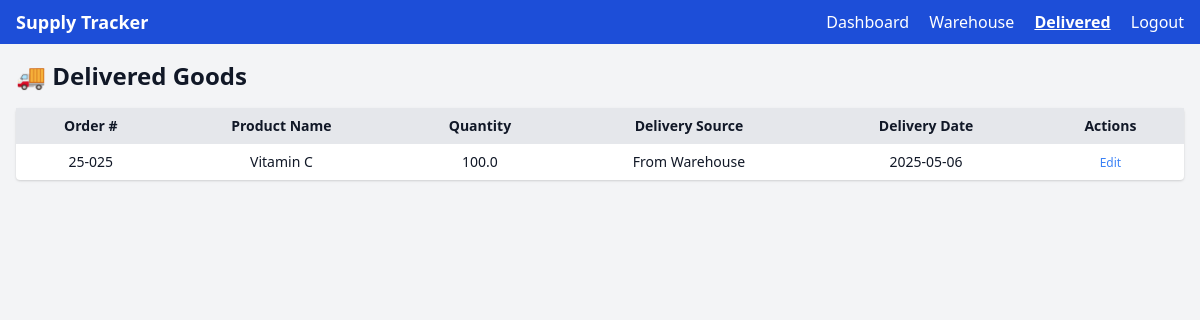
The page /delivered (signed in) on the database as committed earlier.
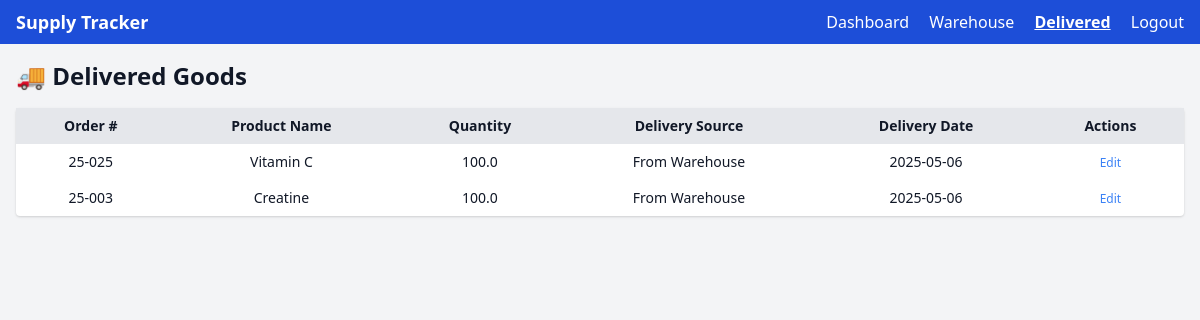
The same page on the database as committed later.
### app/models.py (models this page shows)
class DeliveredGoods(db.Model):
    id = db.Column(db.Integer, primary_key=True)
    user_id = db.Column(db.Integer, db.ForeignKey('user.id'), nullable=False)
    order_number = db.Column(db.String(50), nullable=False)
    product_name = db.Column(db.String(100), nullable=False)
    quantity = db.Column(db.Float, nullable=False)
    delivery_source = db.Column(db.String(50), nullable=False)  # e.g., "From Warehouse" or "Direct from Transit"
    delivery_date = db.Column(db.String(10), nullable=False)

### app/routes.py (the view)
@main.route('/delivered')
@login_required
def delivered():
    from .models import DeliveredGoods
    delivered_items = DeliveredGoods.query.filter_by(user_id=current_user.id).all()
    return render_template('delivered.html', delivered_items=delivered_items)

### app/__init__.py (called while the page is built)
def create_app():
    app = Flask(__name__)
    app.config['SECRET_KEY'] = 'your-secret-key'  # Use env var later
    app.config['SQLALCHEMY_DATABASE_URI'] = 'sqlite:///../instance/supply_tracker.db'
    app.config['SQLALCHEMY_TRACK_MODIFICATIONS'] = False
    init_db(app)
    login_manager.init_app(app)
    Migrate(app, db)
    from .routes import main
    app.register_blueprint(main)
    @login_manager.user_loader
    def load_user(user_id):
        return User.query.get(int(user_id))
    return app

### app/routes.py (called while the page is built)
@main.app_context_processor
def inject_user():
    return dict(current_user=current_user)

### app/templates/delivered.html (shortened to what this page needs)
<!DOCTYPE html>
<html lang="en">
<head>
    <link href="https://cdn.jsdelivr.net/npm/tailwindcss@2.2.19/dist/tailwind.min.css" rel="stylesheet">
</head>
<body class="bg-gray-100 dark:bg-gray-900 text-gray-900 dark:text-gray-100">
    <nav class="bg-blue-700 text-white px-4 py-2 flex justify-between items-center">
        <div class="font-semibold text-lg">Supply Tracker</div>
        <div class="space-x-4">
            <a href="{{ url_for('main.dashboard') }}" class="hover:underline">Dashboard</a>
            <a href="{{ url_for('main.warehouse') }}" class="hover:underline">Warehouse</a>
            <a href="{{ url_for('main.delivered') }}" class="font-bold underline">Delivered</a>
            <a href="{{ url_for('main.logout') }}" class="hover:underline">Logout</a>
        </div>
    </nav>
    <div class="p-4">
        <h2 class="text-2xl font-bold mb-4">🚚 Delivered Goods</h2>
        <table class="min-w-full bg-white dark:bg-gray-800 rounded shadow text-sm">
            <thead>
                <tr class="bg-gray-200 dark:bg-gray-700 text-center">
                    <th class="px-4 py-2">Order #</th>
                    <th class="px-4 py-2">Product Name</th>
                    <th class="px-4 py-2">Quantity</th>
                    <th class="px-4 py-2">Delivery Source</th>
                    <th class="px-4 py-2">Delivery Date</th>
                    <th class="px-4 py-2">Actions</th>
                </tr>
            </thead>
            <tbody>
                {% for item in delivered_items %}
                <tr class="text-center even:bg-gray-100 dark:even:bg-gray-800 hover:bg-blue-50 dark:hover:bg-gray-700">
                    <td class="px-4 py-2">{{ item.order_number }}</td>
                    <td class="px-4 py-2">{{ item.product_name }}</td>
                    <td class="px-4 py-2">{{ item.quantity }}</td>
                    <td class="px-4 py-2">{{ item.delivery_source }}</td>
                    <td class="px-4 py-2">{{ item.delivery_date }}</td>
                    <td class="px-4 py-2">
                        <a href="{{ url_for('main.edit_delivered', item_id=item.id) }}" class="text-blue-500 hover:underline text-xs">Edit</a>
                    </td>
                </tr>
                {% endfor %}
            </tbody>
        </table>
    </div>
</body>
</html>

Rows that differ between the two databases and show on the page:
added DeliveredGoods: order_number "25-003", product_name "Creatine", quantity "100.0", delivery_source "From Warehouse", delivery_date "2025-05-06"
